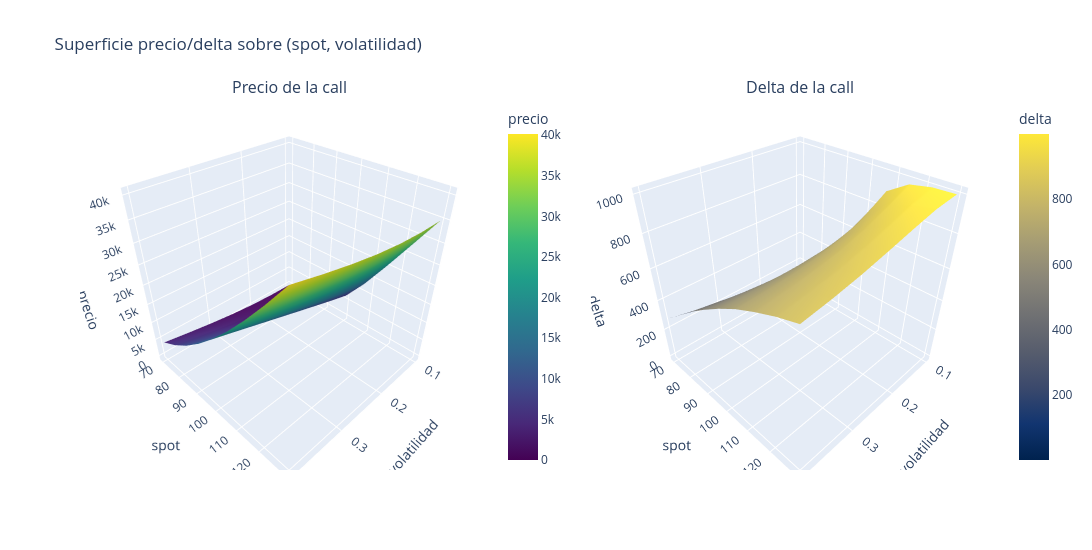

Notebook cell for this chart:
### Markdown cell above
## 6. Superficie precio/delta sobre (spot, volatilidad) via `price_grid`

`price_grid` acepta una mezcla de medidas de precio y Greeks en la MISMA rejilla de modelos --
cada celda `(trade, model, market)` se revalora una sola vez y ambas medidas comparten esa
simulacion. Aqui la rejilla de "modelos" recorre una malla de `(spot, sigma)`.

### Code cell
spot_grid = np.linspace(70.0, 130.0, 9)
vol_grid = np.linspace(0.10, 0.40, 7)

surface_models = []
for s in spot_grid:
    for v in vol_grid:
        surface_models.append(qd.Gbm(s0=float(s), r=R, q=Q_DIV, sigma=float(v), observable=OBS))

surface_pricing = qd.PricingContext(pricing_date=0.0, n_paths=30_000, n_steps=1, seed=11)
grid = eng.price_grid(
    [trade], surface_models, [market], ["PayoffPriceQ", greeks.delta("PayoffPriceQ", "spot")],
    pricing=surface_pricing,
)

price_surface = np.zeros((len(spot_grid), len(vol_grid)))
delta_surface = np.zeros((len(spot_grid), len(vol_grid)))
for cell in grid:
    i, j = divmod(cell.model_index, len(vol_grid))
    price_surface[i, j] = cell.measures["PayoffPriceQ"].scalar
    delta_surface[i, j] = cell.measures["Greek"].scalar

fig = make_subplots(
    rows=1, cols=2,
    specs=[[{"type": "surface"}, {"type": "surface"}]],
    subplot_titles=("Precio de la call", "Delta de la call"),
)
fig.add_trace(
    go.Surface(x=vol_grid, y=spot_grid, z=price_surface, colorscale="Viridis", colorbar=dict(x=0.45, title="precio")),
    row=1, col=1,
)
fig.add_trace(
    go.Surface(x=vol_grid, y=spot_grid, z=delta_surface, colorscale="Cividis", colorbar=dict(x=1.0, title="delta")),
    row=1, col=2,
)
fig.update_layout(
    title="Superficie precio/delta sobre (spot, volatilidad)",
    scene=dict(xaxis_title="volatilidad", yaxis_title="spot", zaxis_title="precio"),
    scene2=dict(xaxis_title="volatilidad", yaxis_title="spot", zaxis_title="delta"),
    height=550, width=1100,
)
fig.show()

### Figure 1 — Plotly figure (JSON) as saved in the notebook; plotly's stock layout.template omitted (floating-point values rounded to 4 significant figures)
{"data": [{"colorbar": {"title": {"text": "precio"}, "x": 0.45}, "colorscale": [[0.0, "#440154"], [0.1111, "#482878"], [0.2222, "#3e4989"], [0.3333, "#31688e"], [0.4444, "#26828e"], [0.5556, "#1f9e89"], [0.6667, "#35b779"], [0.7778, "#6ece58"], [0.8889, "#b5de2b"], [1.0, "#fde725"]], "scene": "scene", "type": "surface", "x": [0.1, 0.15, 0.2, 0.25, 0.3, 0.35, 0.4], "y": [70.0, 77.5, 85.0, 92.5, 100.0, 107.5, 115.0, 122.5, 130.0], "z": [[2.558, 93.66, 437.4, 1064.0, 1920.0, 2939.0, 4072.0], [64.88, 501.1, 1347.0, 2456.0, 3727.0, 5097.0, 6531.0], [579.8, 1748.0, 3181.0, 4739.0, 6359.0, 8012.0, 9683.0], [2555.0, 4361.0, 6187.0, 8017.0, 9847.0, 11670.0, 13490.0], [6771.0, 8543.0, 10380.0, 12250.0, 14130.0, 16010.0, 17890.0], [12880.0, 14090.0, 15640.0, 17350.0, 19140.0, 20970.0, 22830.0], [19960.0, 20590.0, 21710.0, 23130.0, 24740.0, 26450.0, 28230.0], [27350.0, 27620.0, 28350.0, 29450.0, 30820.0, 32360.0, 34020.0], [34830.0, 34920.0, 35360.0, 36160.0, 37280.0, 38630.0, 40140.0]]}, {"colorbar": {"title": {"text": "delta"}, "x": 1.0}, "colorscale": [[0.0, "#00224e"], [0.1111, "#123570"], [0.2222, "#3b496c"], [0.3333, "#575d6d"], [0.4444, "#707173"], [0.5556, "#8a8678"], [0.6667, "#a59c74"], [0.7778, "#c3b369"], [0.8889, "#e1cc55"], [1.0, "#fee838"]], "scene": "scene2", "type": "surface", "x": [0.1, 0.15, 0.2, 0.25, 0.3, 0.35, 0.4], "y": [70.0, 77.5, 85.0, 92.5, 100.0, 107.5, 115.0, 122.5, 130.0], "z": [[1.486, 24.21, 73.97, 133.9, 190.9, 239.2, 282.0], [22.52, 97.01, 176.9, 240.7, 294.1, 336.8, 373.2], [140.5, 247.1, 320.0, 369.3, 408.9, 439.9, 465.5], [407.7, 453.0, 480.2, 501.3, 518.6, 534.1, 547.9], [708.5, 656.7, 636.0, 625.6, 621.7, 622.1, 623.6], [899.5, 813.2, 760.9, 728.8, 709.3, 698.6, 691.3], [973.2, 910.1, 852.9, 810.3, 781.9, 761.3, 746.7], [994.9, 960.4, 914.4, 871.9, 838.5, 813.8, 795.7], [999.1, 983.1, 950.9, 915.5, 882.4, 855.8, 835.4]]}], "layout": {"annotations": [{"font": {"size": 16}, "showarrow": false, "text": "Precio de la call", "x": 0.225, "xanchor": "center", "xref": "paper", "y": 1.0, "yanchor": "bottom", "yref": "paper"}, {"font": {"size": 16}, "showarrow": false, "text": "Delta de la call", "x": 0.775, "xanchor": "center", "xref": "paper", "y": 1.0, "yanchor": "bottom", "yref": "paper"}], "height": 550, "scene": {"domain": {"x": [0.0, 0.45], "y": [0.0, 1.0]}, "xaxis": {"title": {"text": "volatilidad"}}, "yaxis": {"title": {"text": "spot"}}, "zaxis": {"title": {"text": "precio"}}}, "scene2": {"domain": {"x": [0.55, 1.0], "y": [0.0, 1.0]}, "xaxis": {"title": {"text": "volatilidad"}}, "yaxis": {"title": {"text": "spot"}}, "zaxis": {"title": {"text": "delta"}}}, "title": {"text": "Superficie precio/delta sobre (spot, volatilidad)"}, "width": 1100}}
